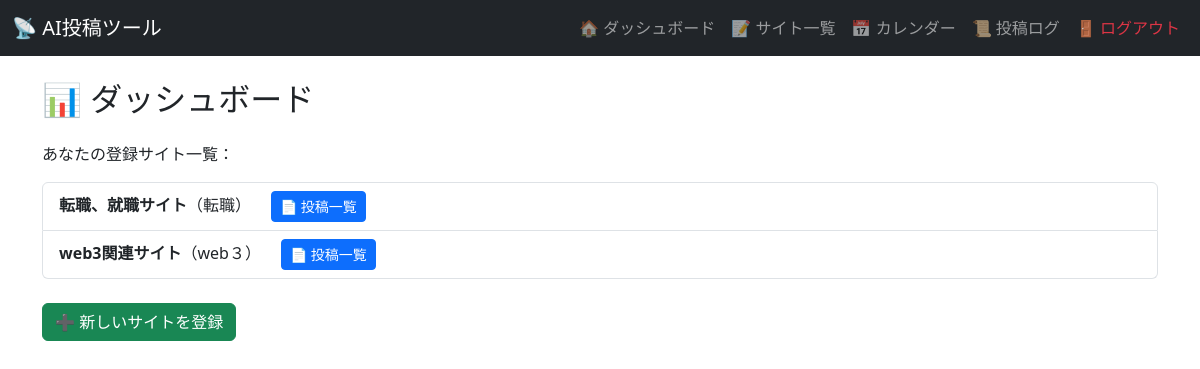
The page /dashboard (signed in) on the database its author committed.
### models.py (models this page shows)
class WordPressSite(db.Model):
    __tablename__ = 'word_press_site'
    id = db.Column(db.Integer, primary_key=True)
    site_name = db.Column(db.String(255), nullable=False)
    url = db.Column(db.String(255), nullable=False)
    genre = db.Column(db.String(100), nullable=False)
    wp_username = db.Column(db.String(100), nullable=False)
    wp_password = db.Column(db.String(100), nullable=False)
    wp_app_password = db.Column(db.String(100), nullable=False)
    user_id = db.Column(db.Integer, db.ForeignKey("user.id"), nullable=False)
    keywords = db.relationship("Keyword", backref="site", lazy=True, cascade="all, delete-orphan")
    articles = db.relationship("Article", backref="site", lazy=True, cascade="all, delete-orphan")
    created_at = db.Column(db.DateTime, default=datetime.utcnow)

### routes.py (the view)
@app.route('/dashboard')
@login_required
def dashboard():
    sites = WordPressSite.query.filter_by(user_id=current_user.id).all()
    return render_template('dashboard.html', sites=sites)

### app.py (called while the page is built)
@login_manager.user_loader
def load_user(user_id):
    return User.query.get(int(user_id))

### templates/dashboard.html (shortened to what this page needs)
{% extends "base.html" %}
{% block content %}
<h2 class="mb-4">📊 ダッシュボード</h2>
{% if sites %}
  <p>あなたの登録サイト一覧：</p>
  <ul class="list-group mb-4">
    {% for site in sites %}
      <li class="list-group-item">
        <strong>{{ site.site_name }}</strong>（{{ site.genre }}）
        <a href="{{ url_for('preview_list', site_id=site.id) }}" class="btn btn-sm btn-primary ms-3">📄 投稿一覧</a>
      </li>
    {% endfor %}
  </ul>
  <a href="{{ url_for('register_site') }}" class="btn btn-success">➕ 新しいサイトを登録</a>
{% else %}
  <div class="alert alert-info">
    サイトがまだ登録されていません。まずは以下から登録してください：
  </div>
  <a href="{{ url_for('register_site') }}" class="btn btn-primary">📥 サイト登録ページへ</a>
{% endif %}
{% endblock %}

### rows shown on the page
WordPressSite: site_name "転職、就職サイト", genre "転職"
WordPressSite: site_name "web3関連サイト", genre "web３"
